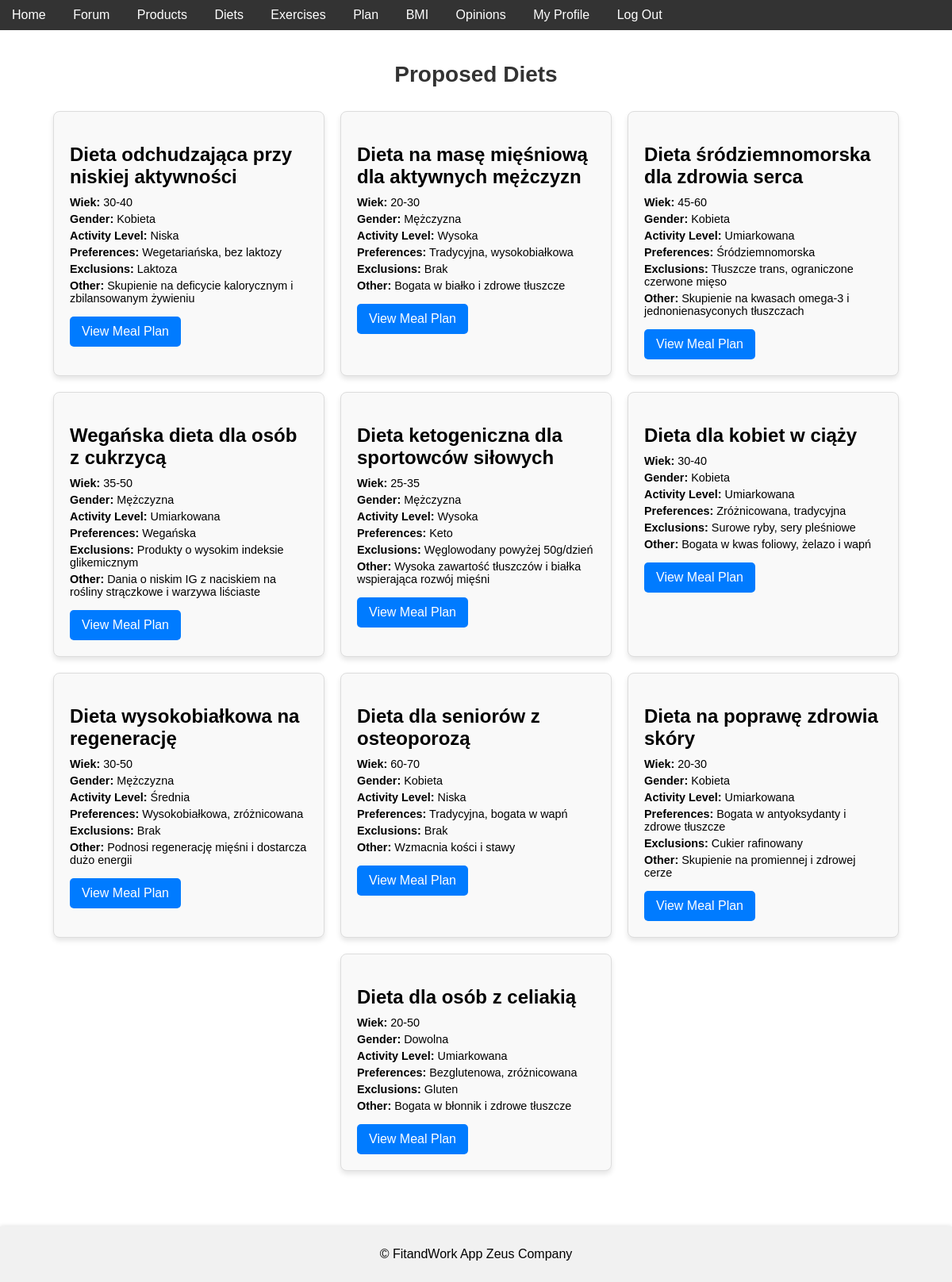
Screenshot of /diets with the database file from the repository.
### models.py (models this page shows)
class Diet(db.Model):
    __tablename__ = 'diet'
    id = db.Column(db.Integer, primary_key=True)
    name = db.Column(db.String(100), nullable=False)
    wiek = db.Column(db.String(20), nullable=False)
    gender = db.Column(db.String(10), nullable=False)
    activity_level = db.Column(db.String(50), nullable=False)
    preferences = db.Column(db.Text, nullable=True)
    exclusions = db.Column(db.Text, nullable=True)
    other_details = db.Column(db.Text, nullable=True)
    breakfast = db.Column(db.Text, nullable=False)
    second_breakfast = db.Column(db.Text, nullable=True)
    lunch = db.Column(db.Text, nullable=False)
    snack = db.Column(db.Text, nullable=True)
    dinner = db.Column(db.Text, nullable=False)

### app.py (the view)
@app.route('/diets', methods=['GET'])
def diets():
    diets = Diet.query.all()
    return render_template('diets.html', diets=diets)

### templates/diets.html (shortened to what this page needs)
{% extends 'base.html' %}
{% block content %}
<h1>Proposed Diets</h1>
<div class="diets-container">
    {% for diet in diets %}
    <div class="diet-card">
        <h2>{{ diet.name }}</h2>
        <p><strong>Wiek:</strong> {{ diet.wiek }}</p>
        <p><strong>Gender:</strong> {{ diet.gender }}</p>
        <p><strong>Activity Level:</strong> {{ diet.activity_level }}</p>
        <p><strong>Preferences:</strong> {{ diet.preferences or 'None' }}</p>
        <p><strong>Exclusions:</strong> {{ diet.exclusions or 'None' }}</p>
        <p><strong>Other:</strong> {{ diet.other_details or 'None' }}</p>
        <a href="/diets/{{ diet.id }}" class="view-meal-plan">View Meal Plan</a>
    </div>
    {% endfor %}
</div>
{% endblock %}

### static/style.css (style rules this page uses)
body { font-family: Arial, sans-serif; margin: 0; padding: 0; box-sizing: border-box; }
h1 { text-align: center; margin: 20px 0; }
.diets-container { display: flex; flex-wrap: wrap; gap: 20px; justify-content: center; margin-top: 20px; }
.diet-card { border: 1px solid #ddd; padding: 15px; border-radius: 10px; width: 300px; background-color: #f9f9f9; box-shadow: 0 2px 5px rgba(0, 0, 0, 0.1); text-align: left; transition: transform 0.3s ease, box-shadow 0.3s ease; }
.diet-card h2 { font-size: 1.5rem; margin-bottom: 10px; }
.diet-card p { font-size: 0.9rem; margin: 5px 0; }
.view-meal-plan { display: inline-block; margin-top: 10px; padding: 10px 15px; background-color: #007bff; color: white; text-decoration: none; border-radius: 5px; }
.diet-card { background-color: #f9f9f9; border: 1px solid #ddd; border-radius: 8px; padding: 20px; box-shadow: 0 4px 6px rgba(0, 0, 0, 0.1); transition: transform 0.2s, box-shadow 0.2s; }
.diet-card p { margin: 5px 0; }
h1 { margin-bottom: 20px; font-size: 28px; color: #333; }
h1 { text-align: center; margin-bottom: 30px; }

### rows the page displays
Diet: name "Dieta odchudzająca przy niskiej aktywności", wiek "30-40", gender "Kobieta", activity_level "Niska", preferences "Wegetariańska, bez laktozy", exclusions "Laktoza", other_details "Skupienie na deficycie kalorycznym i zbilansowanym żywieniu"
Diet: name "Dieta na masę mięśniową dla aktywnych mężczyzn", wiek "20-30", gender "Mężczyzna", activity_level "Wysoka", preferences "Tradycyjna, wysokobiałkowa", exclusions "Brak", other_details "Bogata w białko i zdrowe tłuszcze"
Diet: name "Dieta śródziemnomorska dla zdrowia serca", wiek "45-60", gender "Kobieta", activity_level "Umiarkowana", preferences "Śródziemnomorska", exclusions "Tłuszcze trans, ograniczone czerwone mięso", other_details "Skupienie na kwasach omega-3 i jednonienasyconych tłuszczach"
Diet: name "Wegańska dieta dla osób z cukrzycą", wiek "35-50", gender "Mężczyzna", activity_level "Umiarkowana", preferences "Wegańska", exclusions "Produkty o wysokim indeksie glikemicznym", other_details "Dania o niskim IG z naciskiem na rośliny strączkowe i warzywa liściaste"
Diet: name "Dieta ketogeniczna dla sportowców siłowych", wiek "25-35", gender "Mężczyzna", activity_level "Wysoka", preferences "Keto", exclusions "Węglowodany powyżej 50g/dzień", other_details "Wysoka zawartość tłuszczów i białka wspierająca rozwój mięśni"
Diet: name "Dieta dla kobiet w ciąży", wiek "30-40", gender "Kobieta", activity_level "Umiarkowana", preferences "Zróżnicowana, tradycyjna", exclusions "Surowe ryby, sery pleśniowe", other_details "Bogata w kwas foliowy, żelazo i wapń"
Diet: name "Dieta wysokobiałkowa na regenerację", wiek "30-50", gender "Mężczyzna", activity_level "Średnia", preferences "Wysokobiałkowa, zróżnicowana", exclusions "Brak", other_details "Podnosi regenerację mięśni i dostarcza dużo energii"
Diet: name "Dieta dla seniorów z osteoporozą", wiek "60-70", gender "Kobieta", activity_level "Niska", preferences "Tradycyjna, bogata w wapń", exclusions "Brak", other_details "Wzmacnia kości i stawy"
Diet: name "Dieta na poprawę zdrowia skóry", wiek "20-30", gender "Kobieta", activity_level "Umiarkowana", preferences "Bogata w antyoksydanty i zdrowe tłuszcze", exclusions "Cukier rafinowany", other_details "Skupienie na promiennej i zdrowej cerze"
Diet: name "Dieta dla osób z celiakią", wiek "20-50", gender "Dowolna", activity_level "Umiarkowana", preferences "Bezglutenowa, zróżnicowana", exclusions "Gluten", other_details "Bogata w błonnik i zdrowe tłuszcze"
